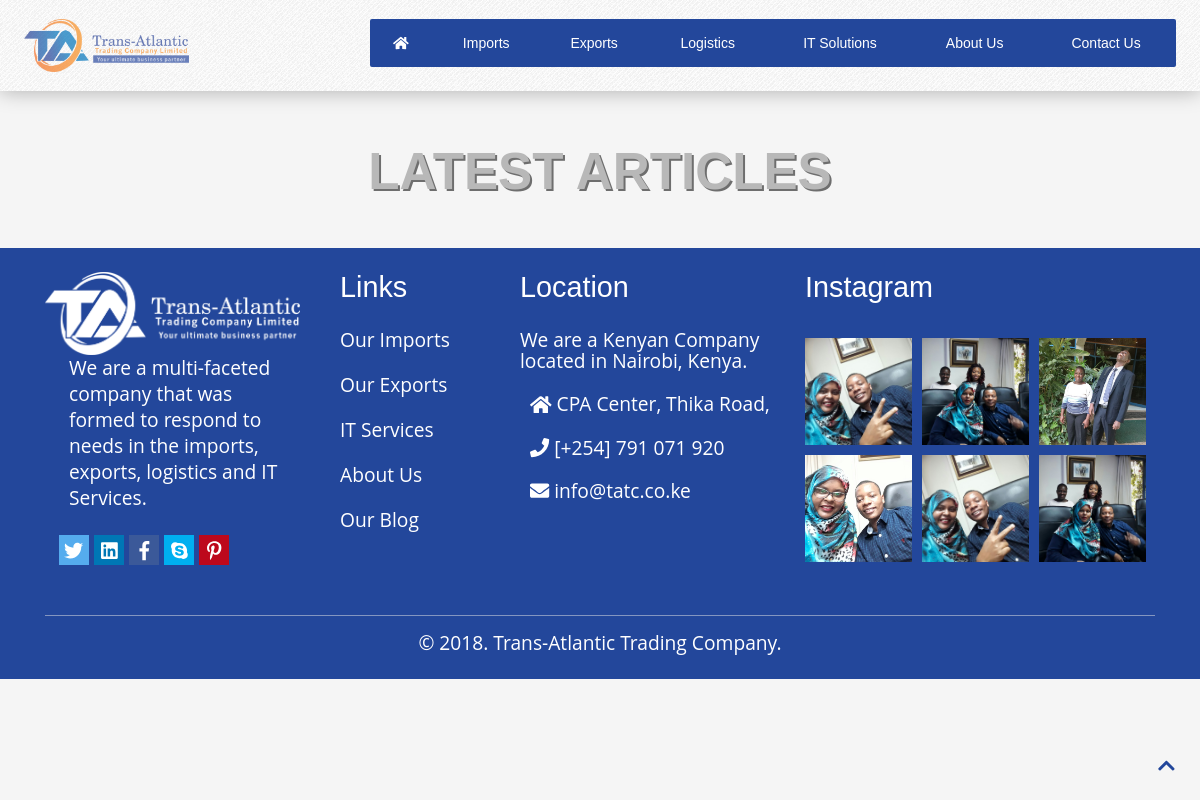
/articles/, run on an earlier commit of the app's database.
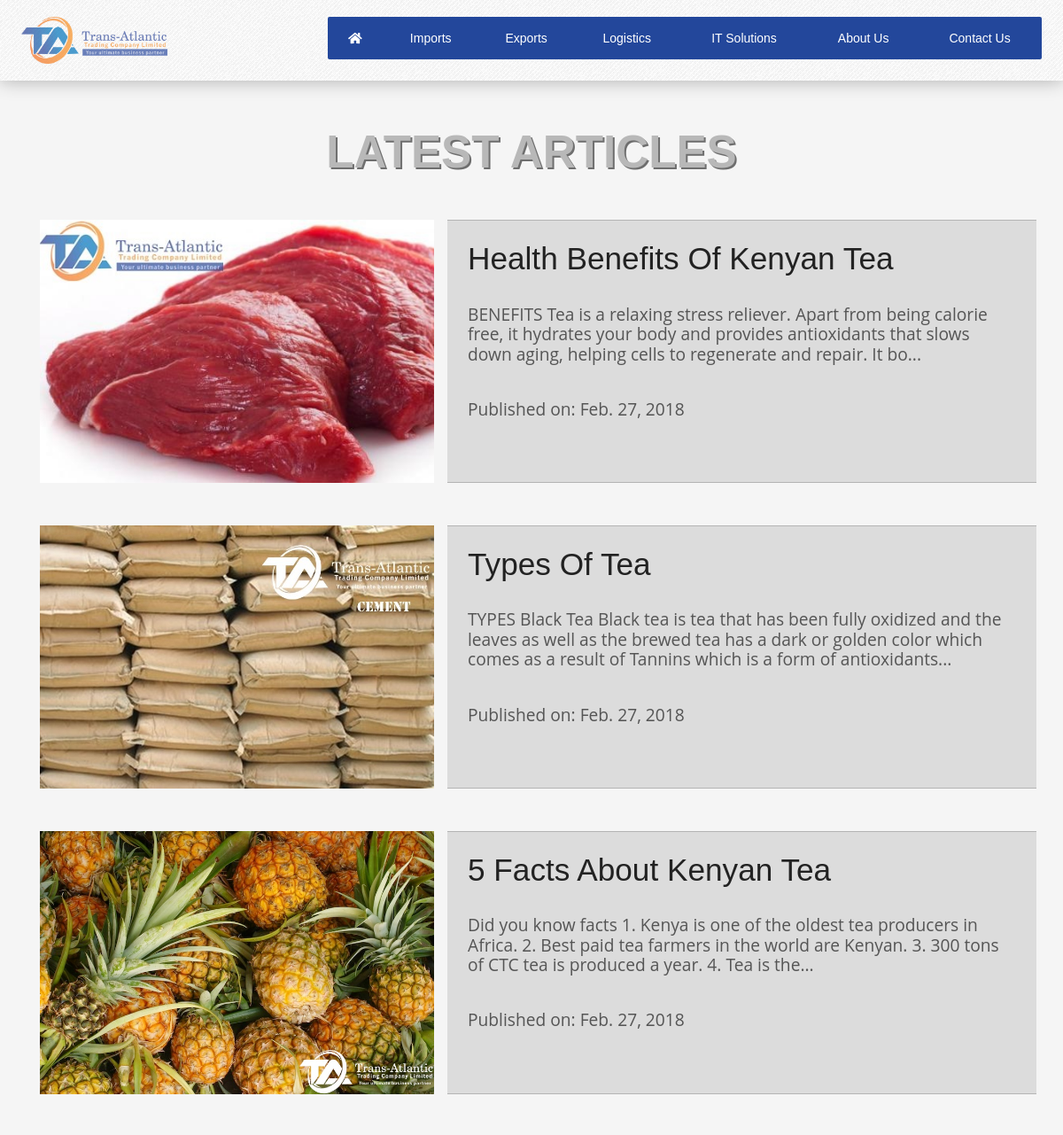
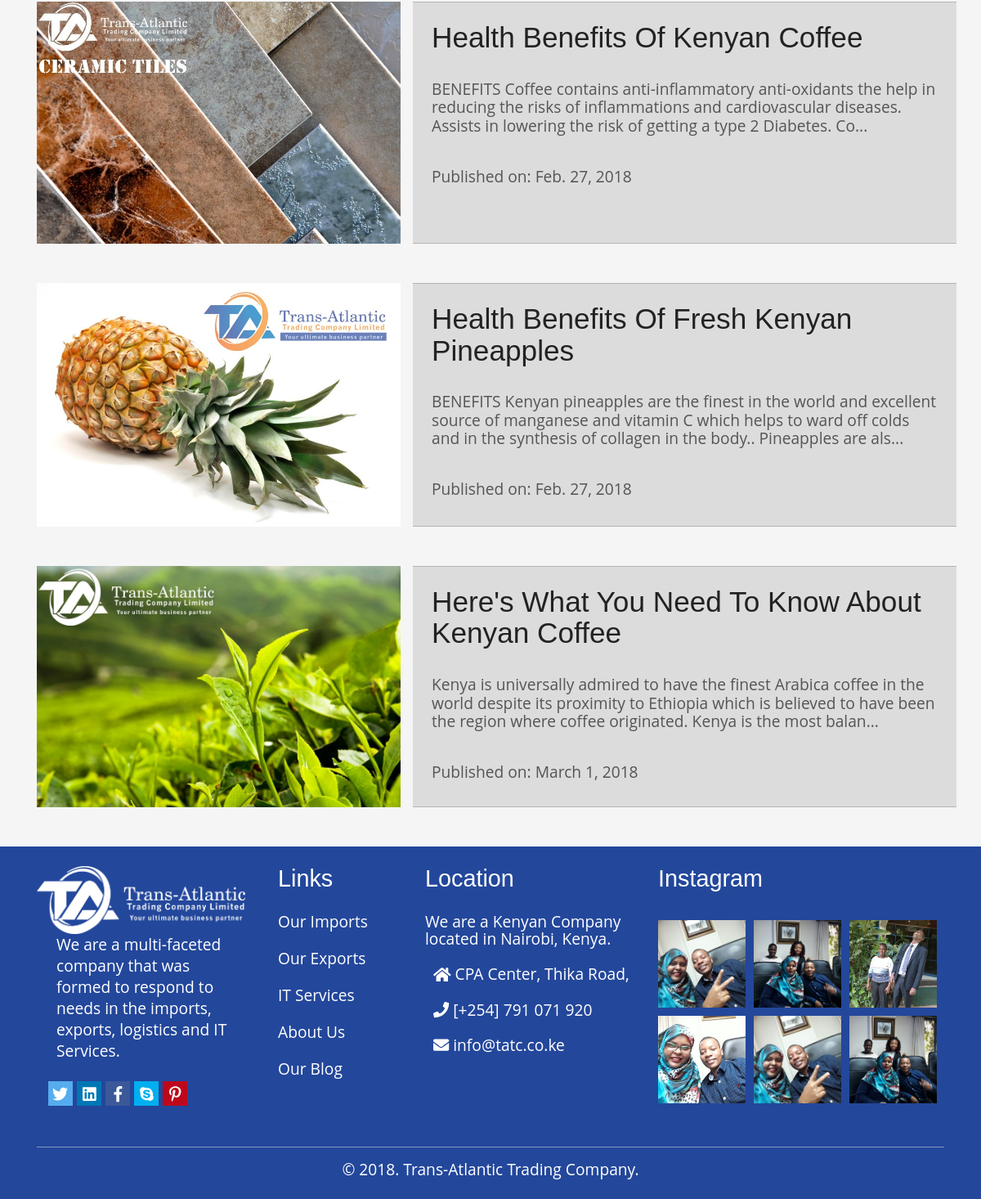
And on a later commit of the database (2 pictures, top to bottom).
### articles/models.py (models this page shows, shortened)
class Article(models.Model):
    title = models.CharField(max_length=100)
    slug = models.SlugField()
    body = models.TextField()
    date = models.DateField(auto_now_add=True)
    thumb = models.ImageField(default='default.png', blank=True)
    author = models.CharField(max_length=100, default='Emmanuel Makonde')
    def snippet(self):
        return self.body[:200] + "..."

### articles/views.py (the view)
def article_list(request):
    articles = Article.objects.all().order_by('date')
    return render(request, 'articles/article_list.html', {'articles': articles })

### articles/templates/articles/article_list.html (shortened to what this page needs)
{% extends 'home/base.html' %}
{% load static %}
{% block nav %}{% include 'home/navbar.html' %}{% endblock nav %}
{% block content %}
<div class="container mt-5 pt-5 pb-5">
    <div class="articles pt-5">
        <div class="text-dark text-center">
            <h1>LATEST ARTICLES</h1>
        </div>
        {% for article in articles %}
            <div class="row article mt-5">
                <div class="col-md-5">
                    <img class="img-fluid" src="{{ article.thumb.url }}" alt="article thumbnail">
                </div>
                <div class="col-md-7  bordered">
                <div class="pt-4 pb-3 pl-2 pr-2" >
                    <h2><a class="text-dark" href="{% url 'articles:detail' slug=article.slug %}">{{ article.title }}</a></h2>
                </div>
                <div class="pl-2 pr-2 pb-4 pt-3">
                    <p>{{ article.snippet }}</p>
                </div>
                <div class="pl-2 pr-2 pb-4 pt-3">
                    <p>Published on: {{ article.date }}</p>
                </div>
                </div>
            </div>
        {% endfor %}
    </div>
</div>
{% endblock content %}
{% block footer %}{% include 'home/footer.html' %}{% endblock footer %}

### home/templates/home/base.html (shortened to what this page needs)
{% load static %}
<!DOCTYPE html>
<html lang="en">
    {% include 'home/head.html' %}
    <body>
        {% block nav %} {% endblock nav %}
        {% block content %} {% endblock content %}
        {% block footer %} {% endblock footer %}
    </body>
</html>

### home/templates/home/head.html (shortened to what this page needs)
{% load static %}
<head>
    <link rel="stylesheet" href="https://maxcdn.bootstrapcdn.com/bootstrap/4.0.0/css/bootstrap.min.css"
>
    <link rel="stylesheet" href="{% static 'home/css/nav/navbar.css' %}" type="text/css" media="all" />
    <link rel="stylesheet" href="{% static 'home/css/nav/demo.css' %}" />
    <link rel="stylesheet" href="{% static 'home/css/nav/desktop.css' %}" />
    <link rel="stylesheet" href="{% static 'home/css/nav/mobile.css' %}" />
    <link rel="stylesheet" href="{% static 'home/css/nav/tab.css' %}" />
    <link rel="stylesheet" href="{% static 'home/css/hero.css' %}">
    <link rel="stylesheet" href="{% static 'home/css/custom.css' %}">
    <link rel="stylesheet" href="{% static 'home/css/default.css' %}">
    <link rel="stylesheet" href="{% static 'home/css/preloader.css' %}">
</head>

### home/templates/home/navbar.html (shortened to what this page needs)
{% load static %}
<div class="wsmenucontainer clearfix">
    <div class="header">
      <div class="wrapper clearfix bigmegamenu">
        <div class="logo clearfix img-fluid"><a href="index.html" title="Responsive Slide Menus"><img src="{% static 'home/images/logo1.png' %}" alt="" /></a></div>
        <nav class="wsmenu clearfix">
          <ul class="mobile-sub wsmenu-list">
            <li {% if request.path == index %} class="active" {% endif %}><a class="text-white" href="{% url 'index' %}"><i class="fas fa-home"></i><span class="hometext">&nbsp;&nbsp;Home</span></a></li>
            <li><a href="{% url 'imports' %}" class="text-white">Imports </a>
              <div class="megamenu clearfix">
                <div class="container-fluid">
                  <div class="row">
                    <li><a href="{% url 'exports' %}" class="text-white">Exports</a>
                      <div class="megamenu clearfix">
                        <div class="container-fluid">
                          <div class="row">
              <li><a href="{% url 'logistics' %}" class="text-white">Logistics </a>
              <div class="megamenu clearfix">
                <div class="container-fluid">
                  <div class="row">
        <li>
          <a href="{% url 'solutions' %}" class="text-white">IT Solutions </a>
          <div class="megamenu clearfix">
            <div class="container-fluid">
              <div class="row">
                <li><a class="text-white" href="{% url 'about' %}">About Us</a></li>
                <li><a class="text-white" href="{% url 'contact' %}">Contact Us</a></li>
            </ul>
          </nav>
      </div>
    </div>
  </div>

### home/templates/home/footer.html
{% load static %}
    <footer class="footer footer-classic bg-blue pt-4">
        <div class="container">
            <div class="row">
                <div class="col-md-3">
                    <div class="footer-text">
                        <a href="#">
                            <div>
                                <img class="img-fluid" src="{% static 'home/images/logo2.png' %}" alt="">
                            </div>
                        </a>
                        <p class="pl-4">
                             We are a multi-faceted company that was formed to respond to needs in the imports, exports, logistics and IT Services.
                        </p>
                        <div class="social-icons pl-4">
                            <a href="#" class="btn btn-social btn-social-o twitter text-white">
                                <i class="fab fa-twitter"></i>
                            </a>
                            <a href="#" class="btn btn-social btn-social-o linkedin text-white">
                                <i class="fab fa-linkedin"></i>
                            </a>
                            <a href="#" class="btn btn-social btn-social-o facebook text-white">
                                <i class="fab fa-facebook-f"></i>
                            </a>
                            <a href="#" class="btn btn-social btn-social-o skype text-white">
                                <i class="fab fa-skype"></i>
                            </a>
                            <a href="#" class="btn btn-social btn-social-o pinterest text-white">
                                <i class="fab fa-pinterest-p"></i>
                            </a>
                        </div>
                    </div>
                </div>
                <div class="col-md-2">
                    <div class="links">
                        <h3>Links</h3>
                        <ul>
                            <li><a class="text-white" href="{% url 'imports' %}">Our Imports</a></li>
                            <li><a class="text-white" href="{% url 'exports' %}">Our Exports</a></li>
                            <li><a class="text-white" href="{% url 'solutions' %}">IT Services</a></li>
                            <li><a class="text-white" href="{% url 'about' %}">About Us</a></li>
                            <li><a class="text-white" href="{% url 'articles:list' %}">Our Blog</a></li>
                        </ul>
                    </div>
                </div>
                <div class="col-md-3">
                    <div class="location">
                        <h3>Location</h3>
                        <ul>
                            <li>We are a Kenyan Company located in Nairobi, Kenya.</li>
                            <li><i class="fa fa-home"></i> CPA Center, Thika Road,</li>
                            <li><i class="fa fa-phone"></i> <a class="text-white" href="tel:+254791071920">[+254] 791 071 920</a></li>
                            <li><i class="fa fa-envelope"></i> <a class="text-white" href="#mailto"> info@tatc.co.ke </a></li>
                        </ul>
                    </div>
                </div>
                <div class="col-md-4 pr-4">
                    <div class="instagram">
                        <h3>Instagram</h3>
                        <ul class="row instagram-image">
                            <li class="col-xs-4 col-4"><a href="#"><img data-original="img/home/footer/insta1.png" alt="insta" class="loaded" src="{% static 'home/images/insta1.jpg' %}" data-was-processed="true"></a></li>
                            <li class="col-xs-4 col-4"><a href="#"><img data-original="img/home/footer/insta2.png" alt="insta" class="loaded" src="{% static 'home/images/insta2.jpg' %}" data-was-processed="true"></a></li>
                            <li class="col-xs-4 col-4"><a href="#"><img data-original="img/home/footer/insta3.png" alt="insta" class="loaded" src="{% static 'home/images/insta3.jpg' %}" data-was-processed="true"></a></li>
                            <li class="col-xs-4 col-4"><a href="#"><img data-original="img/home/footer/insta4.png" alt="insta" class="loaded" src="{% static 'home/images/insta4.jpg' %}" data-was-processed="true"></a></li>
                            <li class="col-xs-4 col-4"><a href="#"><img data-original="img/home/footer/insta5.png" alt="insta" class="loaded" src="{% static 'home/images/insta1.jpg' %}" data-was-processed="true"></a></li>
                            <li class="col-xs-4 col-4"><a href="#"><img data-original="img/home/footer/insta6.png" alt="insta" class="loaded" src="{% static 'home/images/insta2.jpg' %}" data-was-processed="true"></a></li>
                        </ul>
                    </div>
                </div>
            </div>
            <div class="copyright">
                <hr>
                <div class="row justify-content-center">
                    <div class="col-sm-6">
                        <div class="copyRight_text text-center">
                            <p>&copy; 2018. Trans-Atlantic Trading Company.</p>
                        </div>
                    </div>
                </div>
            </div>
        </div>
    </footer>
    <div class="scrollup">
        <a href="#">
            <i class="fa fa-chevron-up"></i>
        </a>
    </div>

### home/templates/home/js.html (shortened to what this page needs)
{% load static %}

### static/home/css/nav/navbar.css (style rules this page uses)
.wsmenu:before, .wsmenu:after { content: ""; display: table; }
.wsmenu:after { clear: both; }

### home/static/home/css/nav/demo.css (style rules this page uses)
body { background-color: #f5f5f5; margin: 0px; padding: 0px; font-family: Arial, Helvetica, sans-serif; }
article, aside, figure, footer, header, hgroup, menu, nav, section { display: block; }
* { -webkit-box-sizing: border-box; -moz-box-sizing: border-box; box-sizing: border-box; text-decoration: none; -webkit-font-smoothing: antialiased; }
.logo img { max-width: 100%; }
.wrapper { max-width: 1200px; margin: 0 auto; min-width: 320px; }
.header { width: 100%; display: block; min-height: 85px; padding: 19px 0px 1.2rem 0px; background: url(../../images/bglight.png); box-shadow: 0 0 20px rgba(0, 0, 0, .3); position: fixed; z-index: 1000; top: 0px; }
.logo { padding: 0px 0px; margin: 0; float: left; width: 165px; }
@media only screen and (min-width: 1024px) and (max-width:1200px) { .wrapper { width: 96%; margin: 0% 2%; } }

### static/home/css/nav/desktop.css (style rules this page uses)
.bigmegamenu { position: relative; }
.wsmenu { font-family: Helvetica, sans-serif; color: #fff; font-size: 14px; padding: 0px; width: 70%; float: right; -webkit-border-radius: 2px 2px 2px 2px; -moz-border-radius: 2px 2px 2px 2px; border-radius: 2px 2px 2px 2px; background: #23479B; }
.wsmenu-list { text-align: left; margin: 0 auto 0 auto; width: 100%; display: table; padding: 0px; }
.wsmenu-list>li { text-align: center; display: table-cell; }
.wsmenu-list li:first-child a { -webkit-border-radius: 2px 2px 2px 2px; -moz-border-radius: 2px 2px 2px 2px; border-radius: 2px 2px 2px 2px; }
.wsmenu-list li:last-child a { -webkit-border-radius: 2px 2px 2px 2px; -moz-border-radius: 2px 2px 2px 2px; border-radius: 2px 2px 2px 2px; border-right: 0px solid; }
.wsmenu-list>li>a { display: block; color: #E5E5E5; padding: 0px 14px; line-height: 48px; text-decoration: none; position: relative; }
.megamenu { width: 100%; left: 0px; position: absolute; top: 48px; color: #000; z-index: 1000; margin: 0px; text-align: left; padding: 0; font-size: .9rem; background-color: #fff; opacity: 0; -o-transform-origin: 0% 0%; -ms-transform-origin: 0% 0%; -moz-transform-origin: 0% 0%; -webkit-transform-origin: 0% 0%; -o-transition: -o-transform 0.3s, opacity 0.3s; -ms-transition: -ms-transform 0.3s, opacity 0.3s; -moz-transition: -moz-transform 0.3s, opacity 0.3s; -webkit-transition: -webkit-transform 0.3s, opacity 0.3s; }
.wsmenu-list li>.megamenu { transform-style: preserve-3d; -o-transform-style: preserve-3d; -moz-transform-style: preserve-3d; -webkit-transform-style: preserve-3d; transform: rotateX(-75deg); -o-transform: rotateX(-75deg); -moz-transform: rotateX(-75deg); -webkit-transform: rotateX(-75deg); visibility: hidden; }

### home/static/home/css/hero.css (style rules this page uses)
* { box-sizing: border-box; }
body { margin: 0; font-family: 'Segoe UI', Tahoma, Geneva, Verdana, sans-serif; font-size: 1rem; font-weight: normal; line-height: 1.5; color: #333; overflow-x: hidden; }
.container { margin: auto; }

### home/static/home/css/default.css (style rules this page uses)
.articles h1 { color: rgb(184, 184, 184) !important; text-shadow: 2px 2px rgb(110, 110, 110); }

### home/static/home/css/preloader.css (style rules this page uses)
body { width: 100%; overflow-x: hidden; }

What changed in the data, as far as the page shows it:
added Article: thumb (picture), title "Health Benefits Of Kenyan Tea", snippet "BENEFITS Tea is a relaxing stress reliever. Apart from being calorie free, it hydrates your body and provides antioxidants that slows down aging, helping cells to regenerate and repair. It bo...", date "Feb. 27, 2018"
added Article: thumb (picture), title "Types Of Tea", snippet "TYPES Black Tea Black tea is tea that has been fully oxidized and the leaves as well as the brewed tea has a dark or golden color which comes as a result of Tannins which is a form of antioxidants...", date "Feb. 27, 2018"
added Article: thumb (picture), title "5 Facts About Kenyan Tea", snippet "Did you know facts 1. Kenya is one of the oldest tea producers in Africa. 2. Best paid tea farmers in the world are Kenyan. 3. 300 tons of CTC tea is produced a year. 4. Tea is the...", date "Feb. 27, 2018"
added Article: thumb (picture), title "Health Benefits Of Kenyan Coffee", snippet "BENEFITS Coffee contains anti-inflammatory anti-oxidants the help in reducing the risks of inflammations and cardiovascular diseases. Assists in lowering the risk of getting a type 2 Diabetes. Co...", date "Feb. 27, 2018"
added Article: thumb (picture), title "Health Benefits Of Fresh Kenyan Pineapples", snippet "BENEFITS Kenyan pineapples are the finest in the world and excellent source of manganese and vitamin C which helps to ward off colds and in the synthesis of collagen in the body.. Pineapples are als...", date "Feb. 27, 2018"
added Article: thumb (picture), title "Here's What You Need To Know About Kenyan Coffee", snippet "Kenya is universally admired to have the finest Arabica coffee in the world despite its proximity to Ethiopia which is believed to have been the region where coffee originated. Kenya is the most balan...", date "March 1, 2018"
